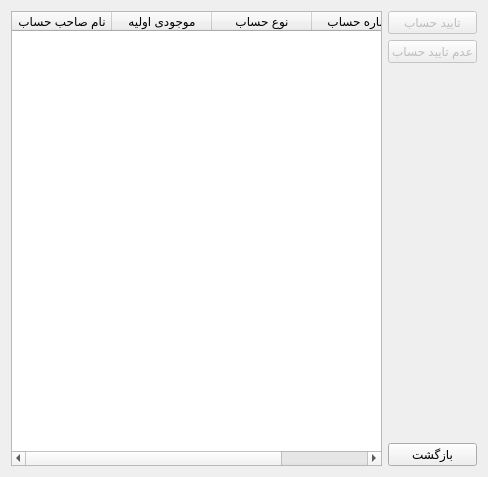
<?xml version="1.0" encoding="UTF-8"?>
<ui version="4.0">
 <class>deactive_accounts_win</class>
 <widget class="QDialog" name="deactive_accounts_win">
  <property name="geometry">
   <rect>
    <x>0</x>
    <y>0</y>
    <width>488</width>
    <height>477</height>
   </rect>
  </property>
  <property name="windowTitle">
   <string>Dialog</string>
  </property>
  <layout class="QHBoxLayout" name="horizontalLayout">
   <item>
    <widget class="QTableWidget" name="accountstable">
     <property name="whatsThis">
      <string>نمایش تمامی حساب های تایید نشده</string>
     </property>
     <property name="alternatingRowColors">
      <bool>true</bool>
     </property>
     <property name="selectionBehavior">
      <enum>QAbstractItemView::SelectRows</enum>
     </property>
     <attribute name="horizontalHeaderStretchLastSection">
      <bool>true</bool>
     </attribute>
     <column>
      <property name="text">
       <string>نام صاحب حساب</string>
      </property>
     </column>
     <column>
      <property name="text">
       <string>موجودی اولیه</string>
      </property>
     </column>
     <column>
      <property name="text">
       <string>نوع حساب</string>
      </property>
     </column>
     <column>
      <property name="text">
       <string>شماره حساب</string>
      </property>
     </column>
    </widget>
   </item>
   <item>
    <layout class="QVBoxLayout" name="verticalLayout">
     <item>
      <widget class="QPushButton" name="acceptaccountbtn">
       <property name="enabled">
        <bool>false</bool>
       </property>
       <property name="toolTip">
        <string>تایید حساب مشخص شده</string>
       </property>
       <property name="text">
        <string>تایید حساب</string>
       </property>
      </widget>
     </item>
     <item>
      <widget class="QPushButton" name="rejectaccountbtn">
       <property name="enabled">
        <bool>false</bool>
       </property>
       <property name="toolTip">
        <string>عدم تایید حساب مشخص شده</string>
       </property>
       <property name="text">
        <string>عدم تایید حساب</string>
       </property>
      </widget>
     </item>
     <item>
      <spacer name="verticalSpacer">
       <property name="orientation">
        <enum>Qt::Vertical</enum>
       </property>
       <property name="sizeHint" stdset="0">
        <size>
         <width>20</width>
         <height>40</height>
        </size>
       </property>
      </spacer>
     </item>
     <item>
      <widget class="QPushButton" name="backbtn">
       <property name="text">
        <string>بازگشت</string>
       </property>
      </widget>
     </item>
    </layout>
   </item>
  </layout>
 </widget>
 <resources/>
 <connections/>
</ui>
